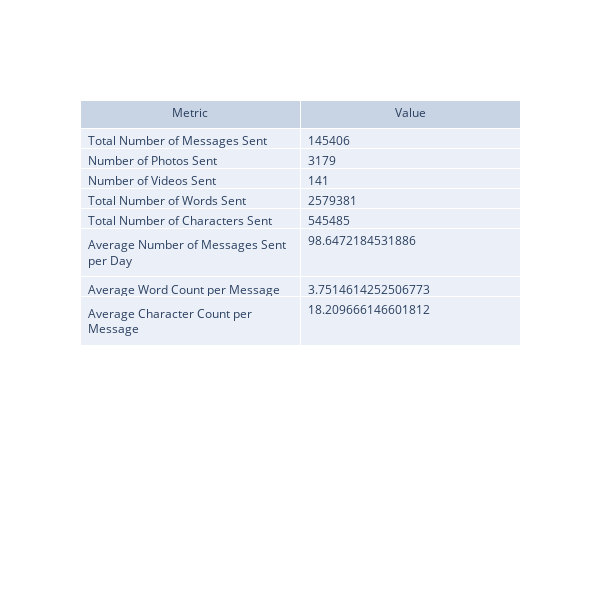

Notebook code cell kept with this figure:
### Code cell
import plotly.graph_objects as go
import psutil

fig = go.Figure(data=[go.Table(header=dict(values=['Metric', 'Value']),cells=dict( align='left',values=[["Total Number of Messages Sent","Number of Photos Sent","Number of Videos Sent","Total Number of Words Sent","Total Number of Characters Sent","Average Number of Messages Sent per Day","Average Word Count per Message", "Average Character Count per Message"], [df_combined.content.count(),df_photos.sum(),df_videos.sum(),df_combined.character_count.sum(),df_combined.word_count.sum(),df_combined.groupby(['date'])['content'].count().mean(),df_combined.word_count.mean(), df_combined.character_count.mean()]]))])
fig.update_layout(width=600,
    height=600,)
fig.write_image("images/markov_gen.svg")
fig.show()

### Figure 1 — Plotly figure (JSON) as saved in the notebook; plotly's stock layout.template omitted (floating-point values rounded to 4 significant figures)
{"data": [{"cells": {"align": "left", "values": [["Total Number of Messages Sent", "Number of Photos Sent", "Number of Videos Sent", "Total Number of Words Sent", "Total Number of Characters Sent", "Average Number of Messages Sent per Day", "Average Word Count per Message", "Average Character Count per Message"], [145406, 3179, 141, 2579381, 545485, 98.65, 3.751, 18.21]]}, "header": {"values": ["Metric", "Value"]}, "type": "table"}], "layout": {"height": 600, "width": 600}}
